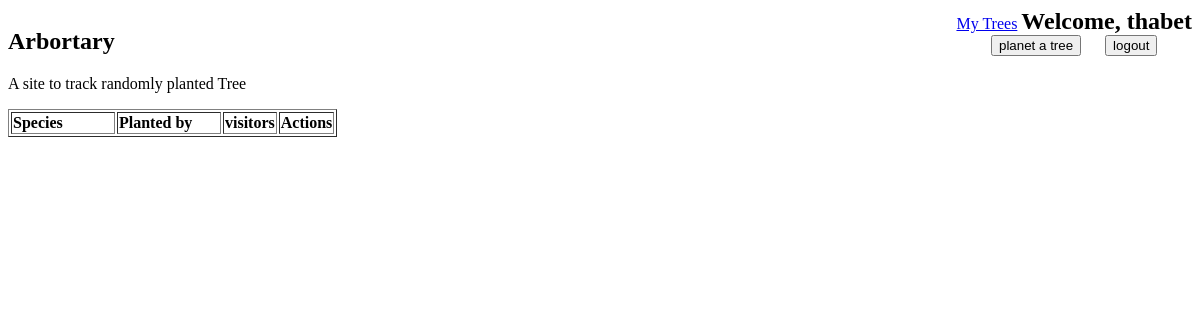
Before: /logged (signed in) with the older database file.
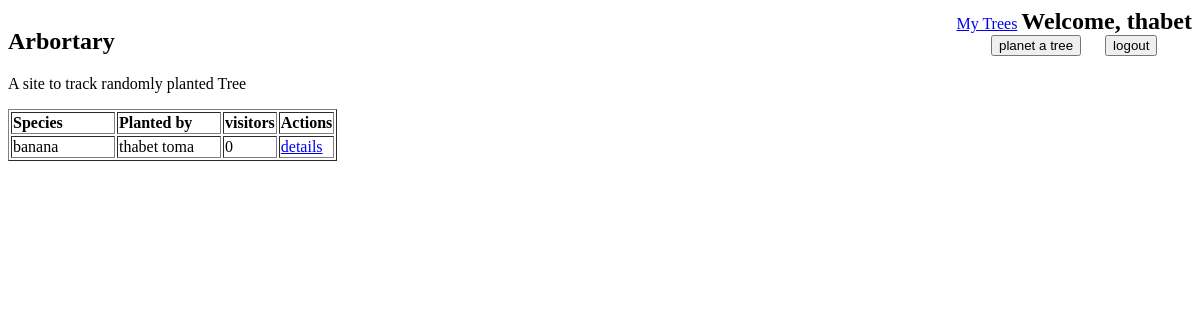
After: the same page with the newer database file.
### app/models.py (models this page shows)
class Trees(models.Model):
    Species=models.CharField(max_length=255)
    location=models.CharField(max_length=255)
    reason=models.CharField(max_length=255)
    date_planted=models.DateField()
    user=models.ForeignKey(Users,related_name="trees", on_delete = models.CASCADE)
    created_at=models.DateTimeField(auto_now_add=True)
    updated_at=models.DateTimeField(auto_now=True)
    objects=TreeManager()
    visitors=models.ManyToManyField(Users,related_name='user_visitors',null=True)

class Users(models.Model):
    first_name=models.CharField(max_length=255)
    last_name=models.CharField(max_length=255)
    email=models.CharField(max_length=255)
    password=models.CharField(max_length=255)
    created_at=models.DateTimeField(auto_now_add=True)
    updated_at=models.DateTimeField(auto_now=True)
    objects=UserManager()

### app/views.py (the view)
# urls.py: path('logged',views.logged),
def logged(request):
    if "Uid" in request.session:
        context={'user':Users.objects.get(id=request.session['Uid']),
        'allTrees':Trees.objects.all()
        }
        return render(request,'logged.html',context)
    else:
        return redirect('/')

### app/templates/logged.html (shortened to what this page needs)
<!DOCTYPE html>
<html lang="en">
<head>
</head>
<body>
    <header>
        <div>
            <h2>Arbortary</h2>
            <p>A site to track randomly planted Tree</p>
        </div>
        <div>
            <div>
                <a href="/user/account">My Trees</a>
                <h2 style="display:inline;">Welcome, {{user.first_name}}</h2>
            </div>
            <div style="text-align:center ;"><a href="/new/tree" style="display: inline; margin-right: 20px;"><button>planet a
                        tree</button></a>
                <a href="/logout" style="display:inline ;"><button>logout</button></a>
            </div>
        </div>
    </header>
    <table border="1">
        <thead>
            <th style="width:100px;text-align: start;" >Species</th>
            <th style="width:100px;text-align: start;">Planted by</th>
            <th>visitors</th>
            <th>Actions</th>
        </thead>
        {%for tree in allTrees%}
        <tr>
            <td>{{tree.Species}}</td>
            <td>{{tree.user.first_name}} {{tree.user.last_name}}</td>
            <td>{{tree.visitors.all.count}}</td>
            <td><a href="/show/{{tree.id}}">details</a></td>
        </tr>
        {%endfor%}
    </table>
</body>
</html>

Changed rows visible on the page:
added Trees: Species "banana", user.first_name "thabet", user.last_name "toma", visitors.all.count "0"
